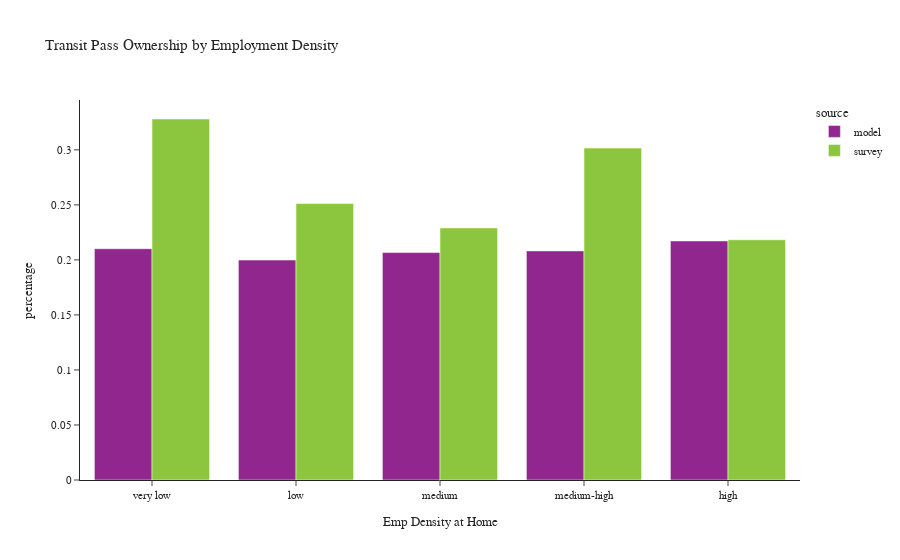

The code cell stored with this chart in its notebook:
### Code cell
plot_transit_pass(person, 'emp_density_group', 'Employment Density', 'Emp Density at Home')

### Figure 1 — Plotly figure (JSON) as saved in the notebook; plotly's stock layout.template omitted (floating-point values rounded to 4 significant figures)
{"data": [{"alignmentgroup": "True", "customdata": [[177783], [75879], [246836], [225158], [185586]], "hovertemplate": "source=model<br>emp_density_group=%{x}<br>percentage=%{y}<br>sample count=%{customdata[0]}<extra></extra>", "legendgroup": "model", "marker": {"color": "#91268F", "pattern": {"shape": ""}}, "name": "model", "offsetgroup": "model", "orientation": "v", "showlegend": true, "textposition": "auto", "type": "bar", "x": ["very low", "low", "medium", "medium-high", "high"], "xaxis": "x", "y": [0.2101, 0.1999, 0.2066, 0.2082, 0.2172], "yaxis": "y"}, {"alignmentgroup": "True", "customdata": [[423], [146], [400], [412], [219]], "hovertemplate": "source=survey<br>emp_density_group=%{x}<br>percentage=%{y}<br>sample count=%{customdata[0]}<extra></extra>", "legendgroup": "survey", "marker": {"color": "#8CC63E", "pattern": {"shape": ""}}, "name": "survey", "offsetgroup": "survey", "orientation": "v", "showlegend": true, "textposition": "auto", "type": "bar", "x": ["very low", "low", "medium", "medium-high", "high"], "xaxis": "x", "y": [0.328, 0.2512, 0.229, 0.3016, 0.2183], "yaxis": "y"}], "layout": {"barmode": "group", "legend": {"title": {"text": "source"}, "tracegroupgap": 0}, "title": {"text": "Transit Pass Ownership by Employment Density"}, "xaxis": {"anchor": "y", "domain": [0, 1], "title": {"text": "Emp Density at Home"}}, "yaxis": {"anchor": "x", "domain": [0, 1], "title": {"text": "percentage"}}}}
